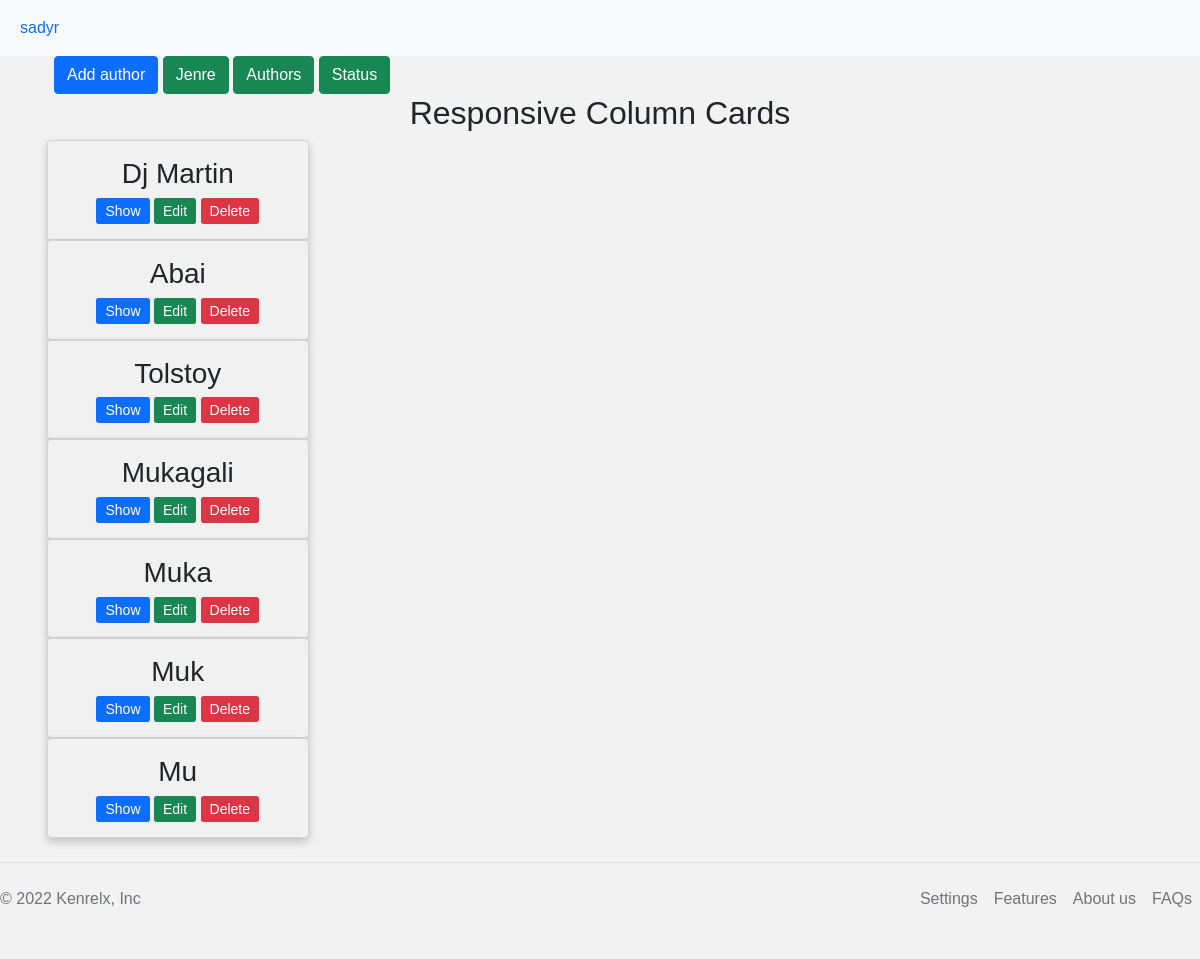
The app's page /authors (signed in) with its own data.
### tables this page shows
CREATE TABLE users (
    id INTEGER PRIMARY KEY AUTOINCREMENT,
    email TEXT UNIQUE NOT NULL,
    username TEXT UNIQUE NOT NULL,
    password TEXT NOT NULL
);

CREATE TABLE authors (
    id INTEGER PRIMARY KEY AUTOINCREMENT,
    name TEXT UNIQUE NOT NULL
);

### library/book.py (the view)
@bp.route('/authors')  # Страница для автора книг
def author():
    db = get_db()
    authors = db.execute(
        'SELECT * '
        ' FROM authors'
    ).fetchall()
    return render_template('book/authors.html', authors=authors)

### library/auth.py (called while the page is built)
@bp.before_app_request
def load_logged_in_user():
    user_id = session.get('user_id')
    if user_id is None:
        g.user = None
    else:
        g.user = get_db().execute(
            'SELECT * FROM users WHERE id = ?', (user_id,)
        ).fetchone()

### library/db.py (called while the page is built)
def get_db():
    if 'db' not in g:
        g.db = sqlite3.connect(
            current_app.config['DATABASE'],
            detect_types=sqlite3.PARSE_DECLTYPES
        )
        g.db.row_factory = sqlite3.Row
    return g.db

### library/templates/book/authors.html (shortened to what this page needs)
{% extends 'base.html' %}
{% block style %} <link rel="stylesheet" href="/static/css/books.css"> {% endblock %}
{% block content %}
<div class="container">
    <div class="container" >
        <a href="/add_author"> <button  type="button" class="btn btn-primary">Add author</button></a>
        <a href="/jenre"> <button type="button" class="btn btn-primary btn-success" >Jenre</button></a>
        <a href="/add_author"> <button type="button" class="btn btn-primary btn-success ">Authors</button></a>
        <a href="/status"> <button type="button" class="btn btn-primary btn-success ">Status</button></a>
</div>
<h2>Responsive Column Cards</h2>
<div class="row">
  <div class="column">
    {% for author in authors %}
    <div class="card">
      <h3>{{ author['name'] }}</h3>
      <div>
      <a class="btn btn-primary btn-sm btn-books "  href="#" role="button">Show</a>
      <a class="   btn btn-primary btn-sm btn-success btn-books "   href="#" role="button">Edit</a>
      <a class="  btn btn-primary btn-sm btn-danger btn-books "  href="#" role="button">Delete</a>
      </div>
    </div>
    {% endfor %}
  </div>
</div>
</div>
{% endblock  %}

### library/templates/base.html (shortened to what this page needs)
<!DOCTYPE html>
<html lang="en">
<head>
    <link rel="stylesheet" href="/static/css/bootstrap.min.css">
    <link rel="stylesheet" href="/static/css/style.css">
    {% block style %} {% endblock %}
</head>
<body>
    <header>
<nav class="navbar navbar-expand-sm bg-light">
    <div class="container-fluid">
      <ul class="navbar-nav">
        {% if g.user['username'] %}
        <li class="nav-item">
          <a class="nav-link" href="#">{{ g.user['username'] }}</a>
        </li>
          {% endif %}
      </ul>
    </div>
  </nav>
    </header>
    {% block content %}
    {% endblock %}
      <footer class="  d-flex flex-wrap justify-content-between align-items-center py-3 my-4 border-top">
        <p class="col-md-4 mb-0 text-muted">&copy; 2022 Kenrelx, Inc</p>
        <a href="/" class="col-md-4 d-flex align-items-center justify-content-center mb-3 mb-md-0 me-md-auto link-dark text-decoration-none">
          <svg class="bi me-2" width="40" height="32"><use xlink:href="#bootstrap"/></svg>
        </a>
        <ul class=" nav col-md-4 justify-content-end">
          <li class="nav-item"><a href="#" class="nav-link px-2 text-muted">Settings</a></li>
          <li class="nav-item"><a href="#" class="nav-link px-2 text-muted">Features</a></li>
          <li class="nav-item"><a href="#" class="nav-link px-2 text-muted">About us</a></li>
          <li class="nav-item"><a href="#" class="nav-link px-2 text-muted">FAQs</a></li>
        </ul>
      </footer>
</body>
</html>

### library/static/css/style.css (style rules this page uses)
body { background-color: #f2f2f2; }

### library/static/css/books.css (style rules this page uses)
* { box-sizing: border-box; }
body { font-family: Arial, Helvetica, sans-serif; }
.column { float: left; width: 25%; padding: 0 10px; }
.row { margin: 0 -5px; }
.row:after { content: ""; display: table; clear: both; }
.card { box-shadow: 0 4px 8px 0 rgba(0, 0, 0, 0.2); padding: 16px; text-align: center; background-color: #f1f1f1; }
h2 { text-align: center; }
.btn-books { display: inline; width: fit-content; }

### records on screen
users: user.username "sadyr"
authors: name "Dj Martin"
authors: name "Abai"
authors: name "Tolstoy"
authors: name "Mukagali"
authors: name "Muka"
authors: name "Muk"
authors: name "Mu"
